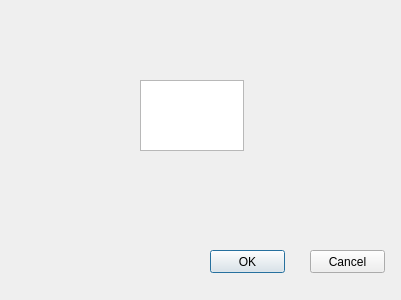
<?xml version="1.0" encoding="UTF-8"?>
<ui version="4.0">
 <class>Dialog</class>
 <widget class="QDialog" name="Dialog">
  <property name="geometry">
   <rect>
    <x>0</x>
    <y>0</y>
    <width>401</width>
    <height>300</height>
   </rect>
  </property>
  <property name="windowTitle">
   <string>Dialog</string>
  </property>
  <widget class="QPushButton" name="OKButton">
   <property name="geometry">
    <rect>
     <x>210</x>
     <y>250</y>
     <width>75</width>
     <height>23</height>
    </rect>
   </property>
   <property name="text">
    <string>OK</string>
   </property>
  </widget>
  <widget class="QPushButton" name="CancelButton">
   <property name="geometry">
    <rect>
     <x>310</x>
     <y>250</y>
     <width>75</width>
     <height>23</height>
    </rect>
   </property>
   <property name="text">
    <string>Cancel</string>
   </property>
  </widget>
  <widget class="QPlainTextEdit" name="ShowResult">
   <property name="geometry">
    <rect>
     <x>140</x>
     <y>80</y>
     <width>104</width>
     <height>71</height>
    </rect>
   </property>
  </widget>
 </widget>
 <resources/>
 <connections/>
</ui>
